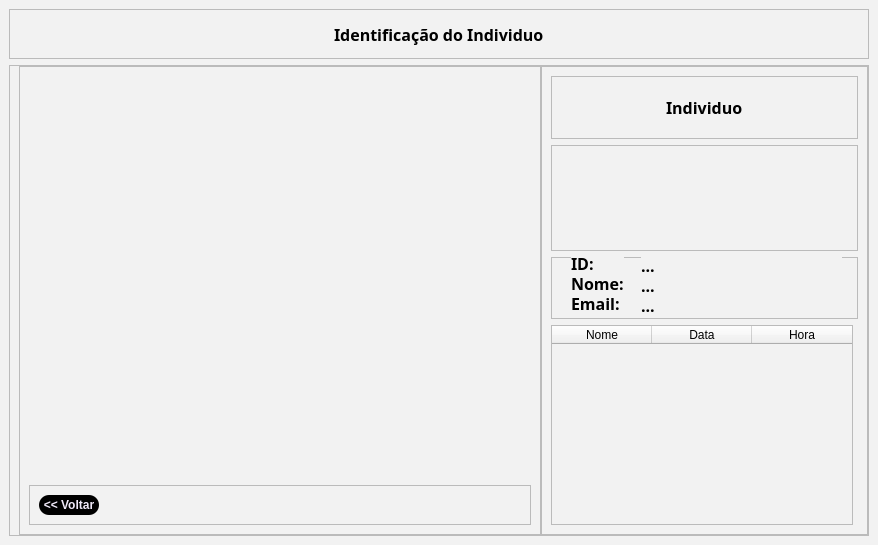
<?xml version="1.0" encoding="UTF-8"?>
<ui version="4.0">
 <class>MainWindow</class>
 <widget class="QMainWindow" name="MainWindow">
  <property name="geometry">
   <rect>
    <x>0</x>
    <y>0</y>
    <width>878</width>
    <height>545</height>
   </rect>
  </property>
  <property name="windowTitle">
   <string>MainWindow</string>
  </property>
  <property name="styleSheet">
   <string notr="true">background-color: rgb(242, 242, 242)</string>
  </property>
  <widget class="QWidget" name="centralwidget">
   <layout class="QVBoxLayout" name="verticalLayout_2">
    <item>
     <widget class="QFrame" name="frame_8">
      <property name="minimumSize">
       <size>
        <width>0</width>
        <height>50</height>
       </size>
      </property>
      <property name="frameShape">
       <enum>QFrame::StyledPanel</enum>
      </property>
      <property name="frameShadow">
       <enum>QFrame::Raised</enum>
      </property>
      <layout class="QHBoxLayout" name="horizontalLayout_5">
       <item>
        <spacer name="horizontalSpacer_7">
         <property name="orientation">
          <enum>Qt::Horizontal</enum>
         </property>
         <property name="sizeHint" stdset="0">
          <size>
           <width>349</width>
           <height>20</height>
          </size>
         </property>
        </spacer>
       </item>
       <item>
        <widget class="QLabel" name="label_5">
         <property name="minimumSize">
          <size>
           <width>210</width>
           <height>0</height>
          </size>
         </property>
         <property name="maximumSize">
          <size>
           <width>125</width>
           <height>16777215</height>
          </size>
         </property>
         <property name="font">
          <font>
           <family>Noto Sans Georgian</family>
           <pointsize>12</pointsize>
           <weight>75</weight>
           <bold>true</bold>
          </font>
         </property>
         <property name="styleSheet">
          <string notr="true">QLabel{
text-align: center;
}</string>
         </property>
         <property name="text">
          <string>Identificação do Individuo</string>
         </property>
        </widget>
       </item>
       <item>
        <spacer name="horizontalSpacer_8">
         <property name="orientation">
          <enum>Qt::Horizontal</enum>
         </property>
         <property name="sizeHint" stdset="0">
          <size>
           <width>348</width>
           <height>20</height>
          </size>
         </property>
        </spacer>
       </item>
      </layout>
     </widget>
    </item>
    <item>
     <widget class="QFrame" name="frame_7">
      <property name="frameShape">
       <enum>QFrame::StyledPanel</enum>
      </property>
      <property name="frameShadow">
       <enum>QFrame::Raised</enum>
      </property>
      <layout class="QHBoxLayout" name="horizontalLayout">
       <property name="spacing">
        <number>0</number>
       </property>
       <property name="topMargin">
        <number>0</number>
       </property>
       <property name="rightMargin">
        <number>0</number>
       </property>
       <property name="bottomMargin">
        <number>0</number>
       </property>
       <item>
        <widget class="QFrame" name="frame_2">
         <property name="frameShape">
          <enum>QFrame::StyledPanel</enum>
         </property>
         <property name="frameShadow">
          <enum>QFrame::Raised</enum>
         </property>
         <layout class="QVBoxLayout" name="verticalLayout_3">
          <item>
           <spacer name="verticalSpacer">
            <property name="orientation">
             <enum>Qt::Vertical</enum>
            </property>
            <property name="sizeHint" stdset="0">
             <size>
              <width>20</width>
              <height>40</height>
             </size>
            </property>
           </spacer>
          </item>
          <item>
           <widget class="QLabel" name="label">
            <property name="minimumSize">
             <size>
              <width>502</width>
              <height>300</height>
             </size>
            </property>
            <property name="text">
             <string/>
            </property>
            <property name="pixmap">
             <pixmap>../imagens/Frame 1.png</pixmap>
            </property>
           </widget>
          </item>
          <item>
           <spacer name="verticalSpacer_4">
            <property name="orientation">
             <enum>Qt::Vertical</enum>
            </property>
            <property name="sizeHint" stdset="0">
             <size>
              <width>20</width>
              <height>40</height>
             </size>
            </property>
           </spacer>
          </item>
          <item>
           <widget class="QFrame" name="frame_5">
            <property name="minimumSize">
             <size>
              <width>0</width>
              <height>30</height>
             </size>
            </property>
            <property name="frameShape">
             <enum>QFrame::StyledPanel</enum>
            </property>
            <property name="frameShadow">
             <enum>QFrame::Raised</enum>
            </property>
            <layout class="QHBoxLayout" name="horizontalLayout_3">
             <item>
              <widget class="QPushButton" name="login_pushButton_logar_4">
               <property name="minimumSize">
                <size>
                 <width>60</width>
                 <height>20</height>
                </size>
               </property>
               <property name="maximumSize">
                <size>
                 <width>60</width>
                 <height>20</height>
                </size>
               </property>
               <property name="font">
                <font>
                 <weight>75</weight>
                 <bold>true</bold>
                </font>
               </property>
               <property name="cursor">
                <cursorShape>PointingHandCursor</cursorShape>
               </property>
               <property name="styleSheet">
                <string notr="true">QPushButton{
	border-radius: 10px;
	border-image: url(:/Close_Image/cil-x.png);
	background-position: center;
		
	color: rgb(240, 233, 249);
	background-color: rgb(0, 0, 0);
	
}
QPushButton:hover{
	
	
	background-color: rgb(42, 42, 42);
	color: rgb(240, 233, 249);
}
QPushButton:pressed{
	background-color: rgb(35, 35, 35);
	color: rgb(200, 200, 200);
}

</string>
               </property>
               <property name="text">
                <string>&lt;&lt; Voltar</string>
               </property>
              </widget>
             </item>
             <item>
              <spacer name="horizontalSpacer_3">
               <property name="orientation">
                <enum>Qt::Horizontal</enum>
               </property>
               <property name="sizeHint" stdset="0">
                <size>
                 <width>40</width>
                 <height>20</height>
                </size>
               </property>
              </spacer>
             </item>
            </layout>
           </widget>
          </item>
         </layout>
        </widget>
       </item>
       <item>
        <widget class="QFrame" name="frame">
         <property name="minimumSize">
          <size>
           <width>300</width>
           <height>0</height>
          </size>
         </property>
         <property name="frameShape">
          <enum>QFrame::StyledPanel</enum>
         </property>
         <property name="frameShadow">
          <enum>QFrame::Raised</enum>
         </property>
         <layout class="QVBoxLayout" name="verticalLayout">
          <item>
           <widget class="QFrame" name="frame_3">
            <property name="frameShape">
             <enum>QFrame::StyledPanel</enum>
            </property>
            <property name="frameShadow">
             <enum>QFrame::Raised</enum>
            </property>
            <layout class="QHBoxLayout" name="horizontalLayout_2">
             <item>
              <spacer name="horizontalSpacer">
               <property name="orientation">
                <enum>Qt::Horizontal</enum>
               </property>
               <property name="sizeHint" stdset="0">
                <size>
                 <width>40</width>
                 <height>20</height>
                </size>
               </property>
              </spacer>
             </item>
             <item>
              <widget class="QLabel" name="label_3">
               <property name="minimumSize">
                <size>
                 <width>0</width>
                 <height>0</height>
                </size>
               </property>
               <property name="maximumSize">
                <size>
                 <width>100</width>
                 <height>16777215</height>
                </size>
               </property>
               <property name="font">
                <font>
                 <family>Noto Sans Georgian</family>
                 <pointsize>12</pointsize>
                 <weight>75</weight>
                 <bold>true</bold>
                </font>
               </property>
               <property name="styleSheet">
                <string notr="true">QLabel{
text-align: center;
}</string>
               </property>
               <property name="text">
                <string>Individuo</string>
               </property>
              </widget>
             </item>
             <item>
              <spacer name="horizontalSpacer_2">
               <property name="orientation">
                <enum>Qt::Horizontal</enum>
               </property>
               <property name="sizeHint" stdset="0">
                <size>
                 <width>40</width>
                 <height>20</height>
                </size>
               </property>
              </spacer>
             </item>
            </layout>
           </widget>
          </item>
          <item>
           <widget class="QFrame" name="frame_10">
            <property name="minimumSize">
             <size>
              <width>0</width>
              <height>98</height>
             </size>
            </property>
            <property name="frameShape">
             <enum>QFrame::StyledPanel</enum>
            </property>
            <property name="frameShadow">
             <enum>QFrame::Raised</enum>
            </property>
            <layout class="QHBoxLayout" name="horizontalLayout_4">
             <item>
              <spacer name="horizontalSpacer_4">
               <property name="orientation">
                <enum>Qt::Horizontal</enum>
               </property>
               <property name="sizeHint" stdset="0">
                <size>
                 <width>40</width>
                 <height>20</height>
                </size>
               </property>
              </spacer>
             </item>
             <item>
              <widget class="QLabel" name="label_2">
               <property name="minimumSize">
                <size>
                 <width>91</width>
                 <height>86</height>
                </size>
               </property>
               <property name="maximumSize">
                <size>
                 <width>70</width>
                 <height>70</height>
                </size>
               </property>
               <property name="text">
                <string/>
               </property>
               <property name="pixmap">
                <pixmap>../imagens/Frame 19 (1).png</pixmap>
               </property>
              </widget>
             </item>
             <item>
              <spacer name="horizontalSpacer_5">
               <property name="orientation">
                <enum>Qt::Horizontal</enum>
               </property>
               <property name="sizeHint" stdset="0">
                <size>
                 <width>40</width>
                 <height>20</height>
                </size>
               </property>
              </spacer>
             </item>
            </layout>
           </widget>
          </item>
          <item>
           <widget class="QFrame" name="frame_4">
            <property name="maximumSize">
             <size>
              <width>16777215</width>
              <height>75</height>
             </size>
            </property>
            <property name="frameShape">
             <enum>QFrame::StyledPanel</enum>
            </property>
            <property name="frameShadow">
             <enum>QFrame::Raised</enum>
            </property>
            <widget class="QLabel" name="label_7">
             <property name="geometry">
              <rect>
               <x>20</x>
               <y>40</y>
               <width>53</width>
               <height>13</height>
              </rect>
             </property>
             <property name="minimumSize">
              <size>
               <width>0</width>
               <height>0</height>
              </size>
             </property>
             <property name="maximumSize">
              <size>
               <width>100</width>
               <height>16777215</height>
              </size>
             </property>
             <property name="font">
              <font>
               <family>Noto Sans Georgian</family>
               <pointsize>12</pointsize>
               <weight>75</weight>
               <bold>true</bold>
              </font>
             </property>
             <property name="styleSheet">
              <string notr="true">QLabel{
text-align: center;
}</string>
             </property>
             <property name="text">
              <string>Email:</string>
             </property>
            </widget>
            <widget class="QLabel" name="label_6">
             <property name="geometry">
              <rect>
               <x>20</x>
               <y>20</y>
               <width>53</width>
               <height>13</height>
              </rect>
             </property>
             <property name="minimumSize">
              <size>
               <width>0</width>
               <height>0</height>
              </size>
             </property>
             <property name="maximumSize">
              <size>
               <width>100</width>
               <height>16777215</height>
              </size>
             </property>
             <property name="font">
              <font>
               <family>Noto Sans Georgian</family>
               <pointsize>12</pointsize>
               <weight>75</weight>
               <bold>true</bold>
              </font>
             </property>
             <property name="styleSheet">
              <string notr="true">QLabel{
text-align: center;
}</string>
             </property>
             <property name="text">
              <string>Nome:</string>
             </property>
            </widget>
            <widget class="QLabel" name="label_4">
             <property name="geometry">
              <rect>
               <x>20</x>
               <y>0</y>
               <width>53</width>
               <height>13</height>
              </rect>
             </property>
             <property name="minimumSize">
              <size>
               <width>0</width>
               <height>0</height>
              </size>
             </property>
             <property name="maximumSize">
              <size>
               <width>100</width>
               <height>16777215</height>
              </size>
             </property>
             <property name="font">
              <font>
               <family>Noto Sans Georgian</family>
               <pointsize>12</pointsize>
               <weight>75</weight>
               <bold>true</bold>
              </font>
             </property>
             <property name="styleSheet">
              <string notr="true">QLabel{
text-align: center;
}</string>
             </property>
             <property name="text">
              <string>ID:</string>
             </property>
            </widget>
            <widget class="QLabel" name="label_8">
             <property name="geometry">
              <rect>
               <x>90</x>
               <y>0</y>
               <width>201</width>
               <height>16</height>
              </rect>
             </property>
             <property name="minimumSize">
              <size>
               <width>0</width>
               <height>0</height>
              </size>
             </property>
             <property name="maximumSize">
              <size>
               <width>16777215</width>
               <height>16777215</height>
              </size>
             </property>
             <property name="font">
              <font>
               <family>Noto Sans Georgian</family>
               <pointsize>12</pointsize>
               <weight>75</weight>
               <bold>true</bold>
              </font>
             </property>
             <property name="styleSheet">
              <string notr="true">QLabel{
text-align: center;
}</string>
             </property>
             <property name="text">
              <string>...</string>
             </property>
            </widget>
            <widget class="QLabel" name="label_9">
             <property name="geometry">
              <rect>
               <x>90</x>
               <y>20</y>
               <width>211</width>
               <height>16</height>
              </rect>
             </property>
             <property name="minimumSize">
              <size>
               <width>0</width>
               <height>0</height>
              </size>
             </property>
             <property name="maximumSize">
              <size>
               <width>16777215</width>
               <height>16777215</height>
              </size>
             </property>
             <property name="font">
              <font>
               <family>Noto Sans Georgian</family>
               <pointsize>12</pointsize>
               <weight>75</weight>
               <bold>true</bold>
              </font>
             </property>
             <property name="styleSheet">
              <string notr="true">QLabel{
text-align: center;
}</string>
             </property>
             <property name="text">
              <string>...</string>
             </property>
            </widget>
            <widget class="QLabel" name="label_10">
             <property name="geometry">
              <rect>
               <x>90</x>
               <y>40</y>
               <width>211</width>
               <height>16</height>
              </rect>
             </property>
             <property name="minimumSize">
              <size>
               <width>0</width>
               <height>0</height>
              </size>
             </property>
             <property name="maximumSize">
              <size>
               <width>16777215</width>
               <height>16777215</height>
              </size>
             </property>
             <property name="font">
              <font>
               <family>Noto Sans Georgian</family>
               <pointsize>12</pointsize>
               <weight>75</weight>
               <bold>true</bold>
              </font>
             </property>
             <property name="styleSheet">
              <string notr="true">QLabel{
text-align: center;
}</string>
             </property>
             <property name="text">
              <string>...</string>
             </property>
            </widget>
           </widget>
          </item>
          <item>
           <widget class="QTableWidget" name="tableWidget">
            <property name="sizePolicy">
             <sizepolicy hsizetype="Expanding" vsizetype="Expanding">
              <horstretch>0</horstretch>
              <verstretch>0</verstretch>
             </sizepolicy>
            </property>
            <property name="minimumSize">
             <size>
              <width>290</width>
              <height>200</height>
             </size>
            </property>
            <property name="maximumSize">
             <size>
              <width>302</width>
              <height>199</height>
             </size>
            </property>
            <column>
             <property name="text">
              <string>Nome</string>
             </property>
            </column>
            <column>
             <property name="text">
              <string>Data</string>
             </property>
            </column>
            <column>
             <property name="text">
              <string>Hora</string>
             </property>
            </column>
           </widget>
          </item>
         </layout>
        </widget>
       </item>
      </layout>
     </widget>
    </item>
   </layout>
  </widget>
 </widget>
 <resources/>
 <connections/>
</ui>
